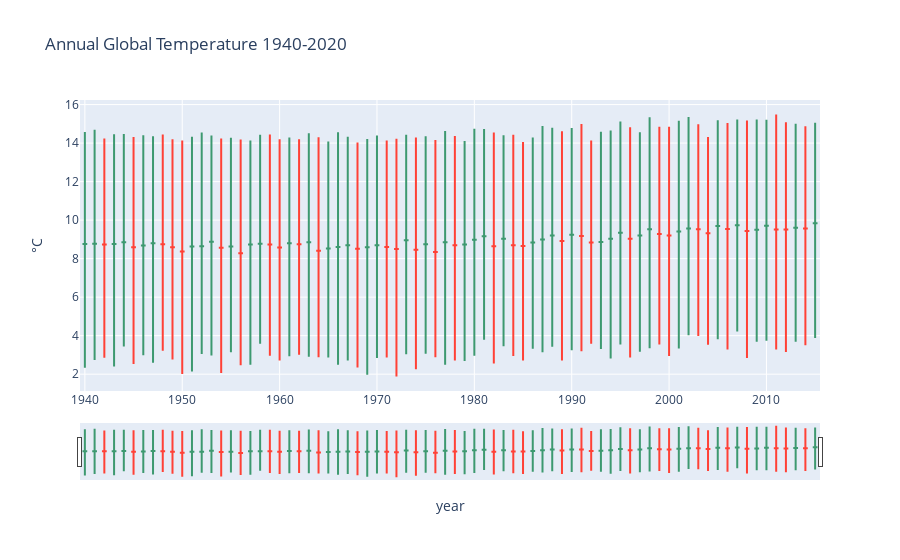

Source (notebook cell):
### Code cell
temp = monthly_global_temp[monthly_global_temp['year']>=1940]

tt = temp.groupby('year').agg({'AverageTemperature': ['min','max','mean']}).reset_index(drop=False)

fig = go.Figure(data=[
    go.Candlestick(x=tt['year'],
    open=tt['AverageTemperature']['mean'],
    close=tt['AverageTemperature']['mean'],
    high=tt['AverageTemperature']['max'],
    low=tt['AverageTemperature']['min'])
])

fig.update_layout(
    title='Annual Global Temperature 1940-2020',
    yaxis_title='°C',
    xaxis_title='year',
    
)
fig.show()
